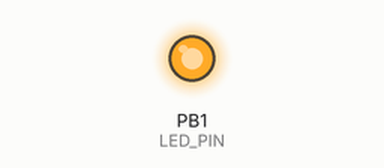
Simulated run of this sketch. Board: ATtiny85, built with avr-gcc and run on an emulated ATtiny85. Parts: output pins drawn as LEDs (lit = HIGH).

Above: at 2.8 s.
At 4.89 s:
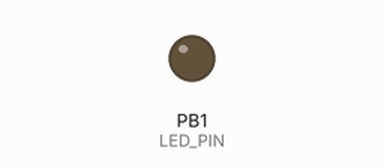
Timing chart, 0 to 5.2 s (numbered marks = the images above):
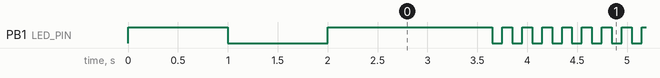

The sketch:

win11_bypass_duckyscript.ino
```cpp
// See http://digistump.com/wiki/digispark/tutorials/connecting for setup info.

#include "DigiKeyboard.h"
#define KEY_TAB 0x2b

int LED_PIN = 1;
int DELAY = 100;
boolean HAS_RUN = false;

void setup() {
  pinMode(LED_PIN, OUTPUT);
  digitalWrite(LED_PIN, HIGH);
  delay(1000);
  digitalWrite(LED_PIN, LOW);
  delay(1000);
}

void loop() {
  if (!HAS_RUN){
    digitalWrite(LED_PIN, HIGH);
    DigiKeyboard.sendKeyStroke(0);
    //DigiKeyboard.sendKeyStroke(MOD_SHIFT_LEFT, KEY_F10);
    DigiKeyboard.delay(1000);
    DigiKeyboard.println("reg.exe add HKLM\SYSTEM\Setup\LabConfig");
    DigiKeyboard.println("reg.exe add HKLM\SYSTEM\Setup\LabConfig /v BypassTPMCheck /t REG_DWORD /d 1");
    DigiKeyboard.println("reg.exe add HKLM\SYSTEM\Setup\LabConfig /v BypassRAMCheck /t REG_DWORD /d 1");
    DigiKeyboard.println("reg.exe add HKLM\SYSTEM\Setup\LabConfig /v BypassSecureBootCheck /t REG_DWORD /d 1");
    DigiKeyboard.println("exit");
    digitalWrite(LED_PIN, LOW);
    HAS_RUN = true;
  } else {
    digitalWrite(LED_PIN, HIGH);
    delay(100);
    digitalWrite(LED_PIN, LOW);
    delay(100);
  }
}

//  DigiKeyboard.update();
//  DigiKeyboard.sendKeyStroke(0);
//  DigiKeyboard.delay(3000);
```

Measured:
- by itself, PB1 (LED_PIN): goes LOW 1.0 s, HIGH 1.6 s, 631 × (LOW 0.10 s, HIGH 0.10 s), LOW 0.10 s, then HIGH
